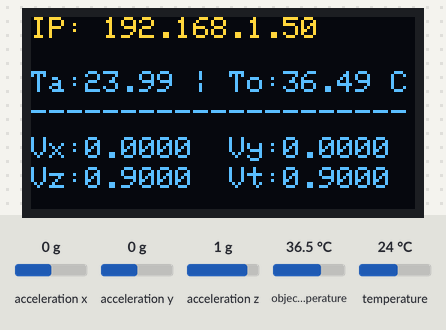
This sketch was run on a simulated ESP32. On the bench: 128×64 one-colour display. Wiring (inferred from the names in the program): MPU-9250 motion sensor at I2C address 0x68. The inputs (shaded band) are chosen by the test bench; at power-on: acceleration x 0 g, acceleration y 0 g, acceleration z 1 g, object temperature 36.5 °C, temperature 24 °C. The OLED is the two-colour kind (top 16 rows yellow); WiFi joins after 1.5 s; servers stay silent unless stated; what the sketch prints to the serial monitor is not drawn.

Above: at 4.2 s.
4.3 s: acceleration x set to -1.4 g
At 6.3 s:
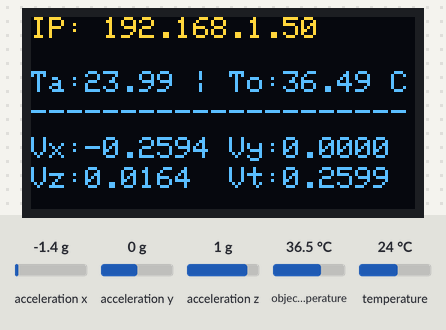
7.3 s: acceleration y set to -1.4 g
At 9.9 s:
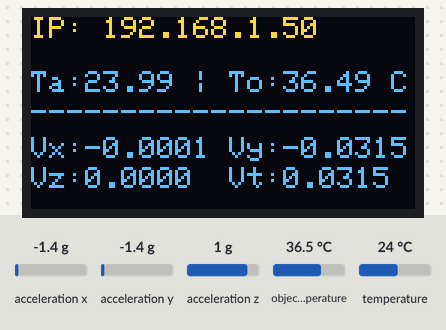
10.3 s: acceleration z set to -1.4 g
At 11.7 s:
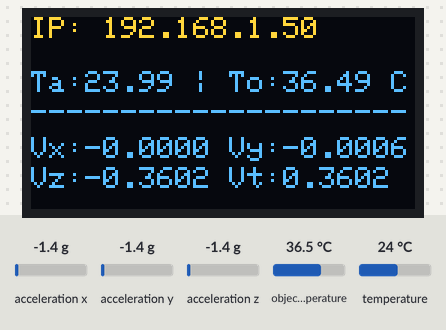
13.3 s: object temperature set to 20 °C
At 16.1 s:
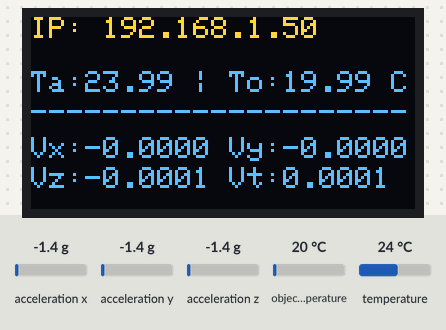
16.3 s: temperature set to 12 °C
At 18.4 s:
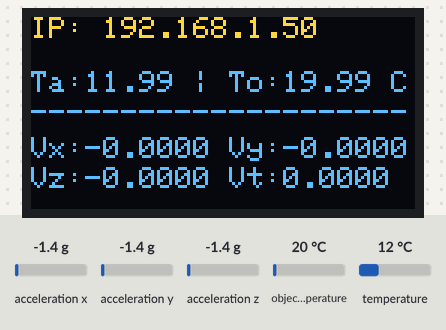
Timing chart, 0 to 19.8 s (numbered marks = the images above; inputs shaded):
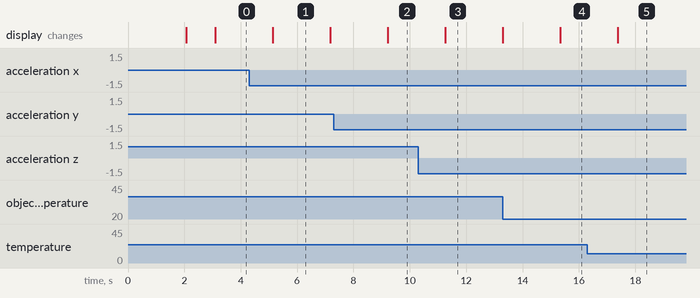

Measured:
- after the input at 7.3 s, the display: changes after 1.9 s (image 2)
- after the input at 13.3 s, the display: changes after 2.0 s (image 4)
- after the input at 16.3 s, the display: changes after 1.1 s (image 5)
- what the display in image 1 shows lasts 2.1 s, from 5.1 s to 7.2 s

The sketch:

MPU6500-GY906.r.ino
```cpp
#include <Wire.h>
#include <WiFi.h>
#include <HTTPClient.h>
#include <Adafruit_MLX90614.h>
#include <Adafruit_SSD1306.h>
#include <math.h>

// ---------- I2C configuration ----------
#define SDA_PIN 8
#define SCL_PIN 9
#define MPU_ADDR 0x68
#define OLED_ADDR 0x3C

// ---------- WiFi & server ----------
const char* ssid = "********";
const char* password = "********";
const char* serverUrl = "http://192.168.2.20:7500";      //Server address
const char* MAC_FALLBACK = "94:26:4E:DA:3B:D8";          //Device id

// ---------- Sensor objects ----------
Adafruit_MLX90614 mlx = Adafruit_MLX90614();
Adafruit_SSD1306 display(128, 64, &Wire, -1);

// ---------- Timing ----------
unsigned long lastSend = 0;
const unsigned long sendInterval = 60000; // send every 60s
unsigned long lastDisplay = 0;
const unsigned long displayInterval = 2000; // OLED update every 2s

// ---------- MPU variables ----------
float ax_f = 0, ay_f = 0, az_f = 0; // low-pass filtered
float alpha = 0.9;                  // low-pass coefficient
float Vx=0, Vy=0, Vz=0, Vtotal=0;

// ---------- MLX variables ----------
float ambientTemp = 0, objectTemp = 0;

// ---------- MPU read ----------
int16_t read16(uint8_t reg) {
  Wire.beginTransmission(MPU_ADDR);
  Wire.write(reg);
  Wire.endTransmission(false);
  Wire.requestFrom(MPU_ADDR, 2);
  int16_t hi = Wire.read();
  int16_t lo = Wire.read();
  return (hi << 8) | lo;
}

void readMPU() {
  float ax = read16(0x3B) / 16384.0;
  float ay = read16(0x3D) / 16384.0;
  float az = read16(0x3F) / 16384.0;

  // Low-pass filter to remove gravity
  ax_f = alpha * ax_f + (1 - alpha) * ax;
  ay_f = alpha * ay_f + (1 - alpha) * ay;
  az_f = alpha * az_f + (1 - alpha) * az;

  Vx = ax - ax_f;
  Vy = ay - ay_f;
  Vz = az - az_f;
  Vtotal = sqrt(Vx*Vx + Vy*Vy + Vz*Vz);
}

// ---------- WiFi ----------
void connectWiFi() {
  WiFi.mode(WIFI_STA);
  WiFi.begin(ssid, password);
  Serial.print("Connecting to WiFi");
  while (WiFi.status() != WL_CONNECTED) {
    delay(500);
    Serial.print(".");
  }
  Serial.println();
  Serial.print("✅ Connected! IP: ");
  Serial.println(WiFi.localIP());
}

// ---------- HTTP send ----------
void sendJSON(const String &jsonData) {
  if (WiFi.status() == WL_CONNECTED) {
    HTTPClient http;
    http.begin(serverUrl);
    http.addHeader("Content-Type", "application/json");
    int code = http.POST(jsonData);
    Serial.print("📡 Server response: ");
    Serial.println(code);
    http.end();
  } else {
    Serial.println("⚠️ WiFi not connected, skipping send.");
  }
}

void sendData() {
  String mac = WiFi.macAddress();
  if (mac == "00:00:00:00:00:00") mac = MAC_FALLBACK;

  // MLX data
  String json1 = "{";
  json1 += "\"device_id\":\"" + mac + "\",";
  json1 += "\"sensor_type\":\"MLX90614\",";
  json1 += "\"data\":{";
  json1 += "\"Ambient Temp\":" + String(ambientTemp, 2) + ",";
  json1 += "\"Object Temp\":" + String(objectTemp, 2);
  json1 += "}}";
  Serial.println("📡 Sending MLX90614 data...");
  Serial.println(json1);
  sendJSON(json1);

  // MPU data
  String json2 = "{";
  json2 += "\"device_id\":\"" + mac + "\",";
  json2 += "\"sensor_type\":\"MPU6500\",";
  json2 += "\"data\":{";
  json2 += "\"Vx\":" + String(Vx, 4) + ",";
  json2 += "\"Vy\":" + String(Vy, 4) + ",";
  json2 += "\"Vz\":" + String(Vz, 4) + ",";
  json2 += "\"Vtotal\":" + String(Vtotal, 4);
  json2 += "}}";
  Serial.println("📡 Sending MPU6500 data...");
  Serial.println(json2);
  sendJSON(json2);
}

// ---------- Setup ----------
void setup() {
  Serial.begin(115200);
  Wire.begin(SDA_PIN, SCL_PIN);
  Wire.setClock(400000);
  delay(500);

  Serial.println("\n--- Booting ---");

  // WiFi
  connectWiFi();

  // MLX90614
  if (!mlx.begin()) {
    Serial.println("❌ MLX90614 not detected!");
    while (true) delay(1000);
  }

  // OLED
  if (!display.begin(SSD1306_SWITCHCAPVCC, OLED_ADDR)) {
    Serial.println("❌ SSD1306 not found!");
    while (true) delay(1000);
  }

  // MPU6500
  Wire.beginTransmission(MPU_ADDR);
  Wire.write(0x6B);
  Wire.write(0x00);
  Wire.endTransmission();

  display.clearDisplay();
  display.setTextSize(1);
  display.setTextColor(SSD1306_WHITE);
  display.setCursor(0, 0);
  display.println("✅ Setup done!");
  display.display();
  delay(1000);
}

// ---------- Loop ----------
void loop() {
  unsigned long now = millis();

  // Read sensors
  readMPU();
  ambientTemp = mlx.readAmbientTempC();
  objectTemp = mlx.readObjectTempC();

  // --- Update OLED every 2s ---
if (now - lastDisplay >= displayInterval) {
    lastDisplay = now;
    display.clearDisplay();

    // IP
    display.setCursor(0, 0);
    display.print("IP: ");
    display.println(WiFi.localIP());

    //
    display.setCursor(0, 10);
    display.println();

    // temp
    display.setCursor(0, 18);
    display.printf("Ta:%.2f | To:%.2f C", ambientTemp, objectTemp);

    //
    display.setCursor(0, 28);
    display.println("---------------------");

    // vibration data
    display.setCursor(0, 40);
    display.printf("Vx:%.4f", Vx);
    display.setCursor(66, 40);
    display.printf("Vy:%.4f", Vy);
    display.setCursor(0, 50);
    display.printf("Vz:%.4f", Vz);
    display.setCursor(66, 50);
    display.printf("Vt:%.4f", Vtotal);

    display.display();

    // Serial debug
    Serial.println("===============================");
    Serial.printf("🌡️  Ambient: %.2f°C | Object: %.2f°C\n", ambientTemp, objectTemp);
    Serial.printf("📈 Vx: %.4f Vy: %.4f Vz: %.4f | Vtotal: %.4f\n", Vx, Vy, Vz, Vtotal);
  }

  // --- Send to server every 60s ---
  if (now - lastSend >= sendInterval) {
    lastSend = now;
    sendData();
  }

  delay(50);
}
```
